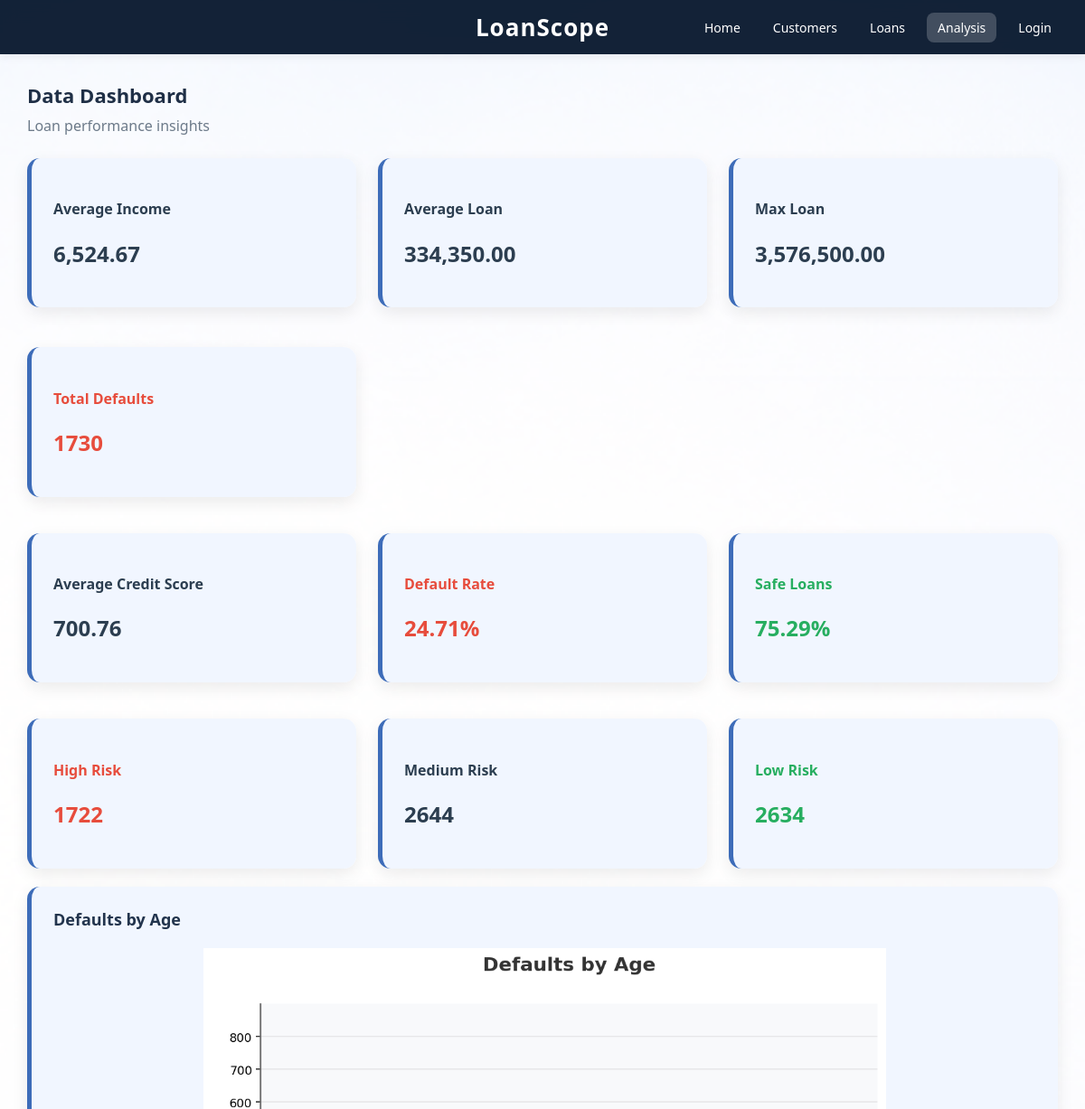
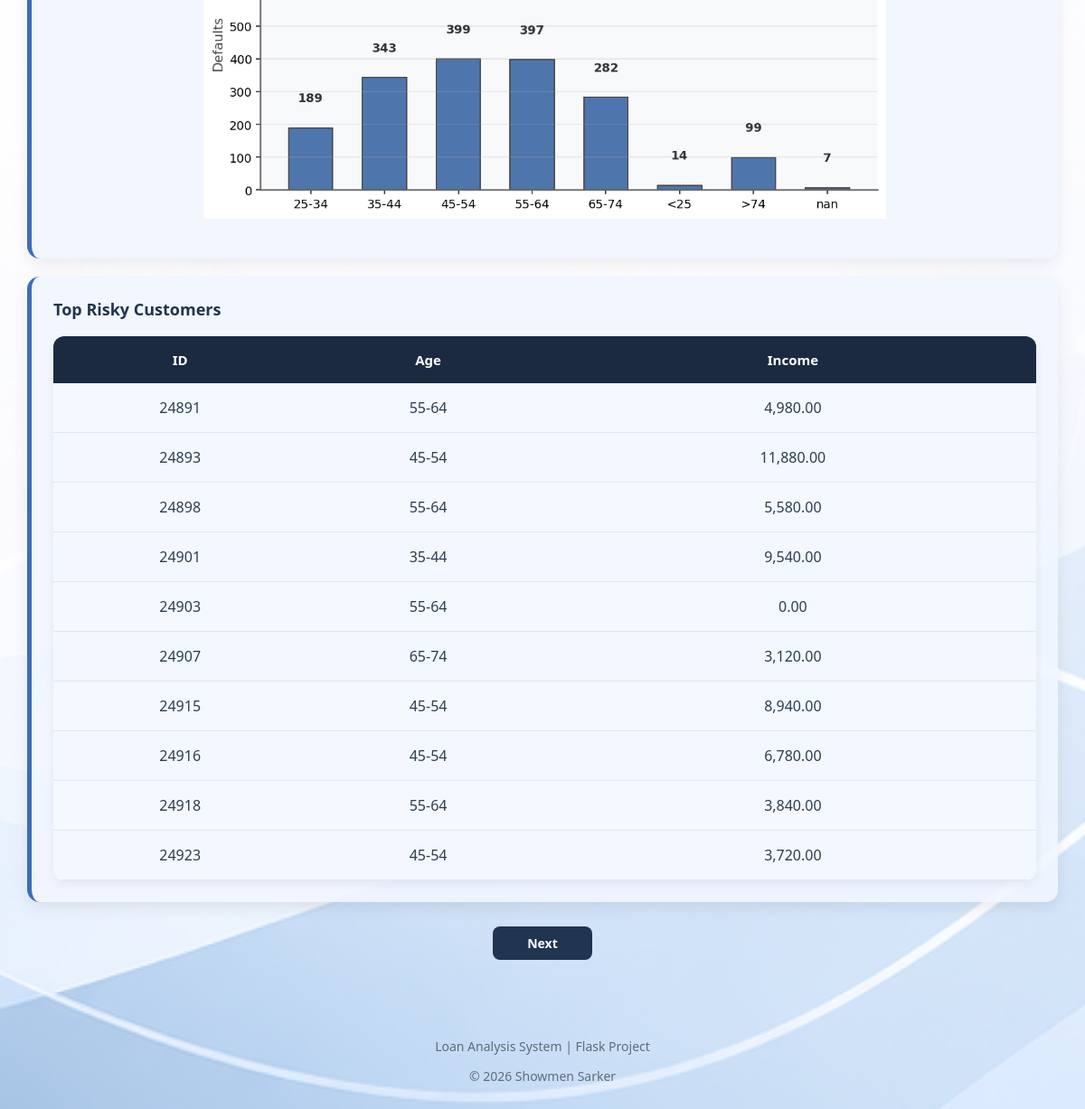
The app's page /analysis with its own data (2 pictures, top to bottom).
### app/models/customer.py (models this page shows)
class Customer(db.Model):
    id = db.Column(
        db.Integer,
        primary_key=True
    )
    age = db.Column(
        db.String(20)
    )
    income = db.Column(
        db.Float
    )
    gender = db.Column(
        db.String(10)
    )
    loans = db.relationship(
        "Loan",
        backref="customer",
        lazy=True
    )

### app/controllers/routes.py (the view, shortened to what this page needs)
@main.route("/analysis")
def analysis():
    try:
        page = request.args.get(
            "page",
            1,
            type=int
        )
        avg_income = db.session.query(
            func.avg(Customer.income)
        ).scalar()
        avg_loan = db.session.query(
            func.avg(Loan.loan_amount)
        ).scalar()
        max_loan = db.session.query(
            func.max(Loan.loan_amount)
        ).scalar()
        average_credit_score = db.session.query(
            func.avg(Loan.credit_score)
        ).scalar()
        total_loans = db.session.query(
            func.count(Loan.id)
        ).scalar()
        total_defaults = db.session.query(
            func.count(Loan.id)
        ).filter(
            Loan.default_status == 1
        ).scalar()
        default_percentage = 0
        if total_loans > 0:
            default_percentage = round(
                (total_defaults / total_loans) * 100,
                2
            )
        safe_percentage = round(
            100 - default_percentage,
            2
        )
        high_risk = db.session.query(
            func.count(Loan.id)
        ).filter(
            Loan.credit_score < 600
        ).scalar()
        medium_risk = db.session.query(
            func.count(Loan.id)
        ).filter(
            Loan.credit_score.between(600, 750)
        ).scalar()
        low_risk = db.session.query(
            func.count(Loan.id)
        ).filter(
            Loan.credit_score > 750
        ).scalar()
        defaults_by_age = db.session.query(
            Customer.age,
            func.count(Loan.id)
        ).join(
            Loan,
            Customer.id == Loan.customer_id
        ).filter(
            Loan.default_status == 1
        ).group_by(
            Customer.age
        ).all()
        ages = [str(item[0]) for item in defaults_by_age]
        counts = [item[1] for item in defaults_by_age]
        chart_path = os.path.join(
            "app",
            "static",
            "chart.png"
        )
        save_bar_chart(
            ages,
            counts,
            ["#4f75ad"] * len(ages),
            "Defaults by Age",
            "Defaults",
            chart_path
        )
        risky_customers = db.session.query(
            Customer
        ).join(
            Loan,
            Customer.id == Loan.customer_id
        ).filter(
            Loan.credit_score < 600
        ).distinct().paginate(
            page=page,
            per_page=10
        )
        if not risky_customers.items:
            flash(
                "No risky customers found.",
                "warning"
            )
        return render_template(
            "analysis.html",
            avg_income=round(avg_income or 0, 2),
            avg_loan=round(avg_loan or 0, 2),
            max_loan=round(max_loan or 0, 2),
            average_credit_score=round(
                average_credit_score or 0,
                2
            ),
            total_defaults=total_defaults or 0,
            default_percentage=default_percentage,
            safe_percentage=safe_percentage,
            high_risk=high_risk or 0,
            medium_risk=medium_risk or 0,
            low_risk=low_risk or 0,
            defaults_by_age=defaults_by_age,
            risky_customers=risky_customers
        )
    except Exception as e:
        print(e)
        return render_template(
            "errors/general.html"
        ), 500

### app/templates/analysis.html (shortened to what this page needs)
{% extends "base.html" %}
{% block content %}
<div class="page-header">
    <h2>Data Dashboard</h2>
    <p class="subtitle">
        Loan performance insights
    </p>
</div>
<div class="dashboard">
    <div class="card">
        <h4>Average Income</h4>
        <h2>
            {{ "{:,.2f}".format(avg_income) }}
        </h2>
    </div>
    <div class="card">
        <h4>Average Loan</h4>
        <h2>
            {{ "{:,.2f}".format(avg_loan) }}
        </h2>
    </div>
    <div class="card">
        <h4>Max Loan</h4>
        <h2>
            {{ "{:,.2f}".format(max_loan) }}
        </h2>
    </div>
    <div class="card red">
        <h4>Total Defaults</h4>
        <h2>
            {{ total_defaults }}
        </h2>
    </div>
</div>
<div class="dashboard">
    <div class="card">
        <h4>Average Credit Score</h4>
        <h2>
            {{ average_credit_score }}
        </h2>
    </div>
    <div class="card red">
        <h4>Default Rate</h4>
        <h2>
            {{ default_percentage }}%
        </h2>
    </div>
    <div class="card green">
        <h4>Safe Loans</h4>
        <h2>
            {{ safe_percentage }}%
        </h2>
    </div>
</div>
<div class="dashboard">
    <div class="card red">
        <h4>High Risk</h4>
        <h2>
            {{ high_risk }}
        </h2>
    </div>
    <div class="card">
        <h4>Medium Risk</h4>
        <h2>
            {{ medium_risk }}
        </h2>
    </div>
    <div class="card green">
        <h4>Low Risk</h4>
        <h2>
            {{ low_risk }}
        </h2>
    </div>
</div>
<div class="card">
    <h3>Defaults by Age</h3>
    <img
        src="{{ url_for('static', filename='chart.png') }}"
    >
</div>
<div class="card">
    <h3>Top Risky Customers</h3>
    <table>
        <thead>
            <tr>
                <th>ID</th>
                <th>Age</th>
                <th class="right">Income</th>
            </tr>
        </thead>
        <tbody>
            {% for c in risky_customers.items %}
            <tr>
                <td class="center">
                    {{ c.id }}
                </td>
                <td class="center">
                    {{ c.age }}
                </td>
                <td class="right">
                    {{ "{:,.2f}".format(c.income)
                    if c.income is not none
                    else "N/A" }}
                </td>
            </tr>
            {% endfor %}
        </tbody>
    </table>
</div>
<div class="pagination">
    {% if risky_customers.has_next %}
        <a
            href="{{ url_for(
                'main.analysis',
                page=risky_customers.next_num
            ) }}"
            class="btn"
        >
            Next
        </a>
    {% endif %}
</div>
{% endblock %}

### app/templates/base.html (shortened to what this page needs)
<!DOCTYPE html>
<html lang="en">
<head>
    <link
        rel="stylesheet"
        href="{{ url_for('static', filename='style.css') }}"
    >
</head>
<body>
<nav class="topbar">
    <div class="logo">
        LoanScope
    </div>
    <ul class="nav-links">
        <li>
            <a
                href="/"
                class="{{ 'active' if request.path == '/' else '' }}"
            >
                Home
            </a>
        </li>
        <li>
            <a
                href="/customers"
                class="{{ 'active' if request.path == '/customers' else '' }}"
            >
                Customers
            </a>
        </li>
        <li>
            <a
                href="/loans"
                class="{{ 'active' if request.path == '/loans' else '' }}"
            >
                Loans
            </a>
        </li>
        <li>
            <a
                href="/analysis"
                class="{{ 'active' if request.path == '/analysis' else '' }}"
            >
                Analysis
            </a>
        </li>
        {% if "user" in session %}
            <li>
                <a href="/logout">
                    Logout
                </a>
            </li>
        {% else %}
            <li>
                <a href="/login">
                    Login
                </a>
            </li>
        {% endif %}
    </ul>
</nav>
<main class="main">
    {% block content %}
    {% endblock %}
    <footer class="footer">
        <p>
            Loan Analysis System | Flask Project
        </p>
        <span class="copyright">
            © 2026 Showmen Sarker
        </span>
    </footer>
</main>
</body>
</html>

### app/static/style.css (style rules this page uses)
body { margin: 0; font-family: "Segoe UI", Arial, sans-serif; color: #2c3e50; background: url("/static/background.png") no-repeat center center fixed; background-size: cover; overflow-x: hidden; }
* { box-sizing: border-box; }
a { text-decoration: none; color: inherit; }
.topbar { width: 100%; background: rgba(10, 25, 47, 0.96); display: flex; align-items: center; justify-content: center; position: sticky; top: 0; z-index: 1000; padding: 12px 25px; backdrop-filter: blur(10px); box-shadow: 0 2px 10px rgba(0, 0, 0, 0.08); transition: background 0.35s ease, backdrop-filter 0.35s ease, box-shadow 0.35s ease; }
.logo { color: white; font-size: 26px; font-weight: 800; letter-spacing: 1px; text-align: center; }
.nav-links { position: absolute; right: 25px; display: flex; align-items: center; gap: 12px; list-style: none; margin: 0; padding: 0; flex-wrap: wrap; }
.nav-links li a { color: white; text-decoration: none; padding: 7px 12px; border-radius: 8px; transition: 0.25s ease; font-size: 14px; font-weight: 500; }
.nav-links li a.active { background: rgba(255, 255, 255, 0.2); }
.main { width: 100%; min-height: 100vh; padding: 30px; background: rgba(255, 255, 255, 0.55); overflow-x: hidden; }
.page-header { margin-bottom: 25px; }
.page-header h2 { margin: 0; font-size: 22px; color: #1f2f46; }
.subtitle { margin-top: 8px; color: #6c7a89; font-size: 16px; }
.btn { padding: 9px 16px; border: none; border-radius: 8px; background: #1f3552; color: white !important; cursor: pointer; transition: 0.25s ease; font-size: 14px; font-weight: 600; display: inline-block; margin: 2px; }
table { width: 100%; min-width: 700px; border-collapse: collapse; overflow: hidden; border-radius: 12px; background: rgba(240, 246, 255, 0.92); box-shadow: 0 4px 12px rgba(0, 0, 0, 0.06); }
th { padding: 16px 24px; background: #1b2a41; color: white; text-align: center; font-size: 15px; }
td { padding: 16px 24px; border-bottom: 1px solid #dfe7f2; text-align: center; background: rgba(245, 249, 255, 0.88); }
td.center { white-space: nowrap; }
th:last-child, td:last-child { min-width: 180px; }
tr:nth-child(even) { background: rgba(232, 240, 252, 0.92); }
.red { color: #e74c3c; font-weight: 600; }
.green { color: #27ae60; font-weight: 600; }
.card { width: 100%; margin-bottom: 20px; padding: 24px; border-radius: 14px; border-left: 5px solid #3d6cb9; background: rgba(240, 246, 255, 0.92); box-shadow: 0 6px 18px rgba(0, 0, 0, 0.08); transition: transform 0.25s ease, box-shadow 0.25s ease; overflow: hidden; }
.card h3 { margin-top: 0; margin-bottom: 18px; color: #22344d; font-size: 18px; }
.card img { width: 100%; max-width: 100%; max-height: 420px; display: block; margin: 20px auto; object-fit: contain; }
.dashboard { display: grid; grid-template-columns: repeat(auto-fit, minmax(280px, 1fr)); gap: 24px; margin-top: 20px; width: 100%; }
.pagination { display: flex; justify-content: center; gap: 12px; margin-top: 25px; margin-bottom: 20px; flex-wrap: wrap; }
.pagination .btn { min-width: 110px; text-align: center; }
.footer { margin-top: 50px; padding: 20px; text-align: center; color: #5f6c7b; font-size: 14px; }

### records on screen
Customer: id "24891", age "55-64", income "4,980.00"
Customer: id "24893", age "45-54", income "11,880.00"
Customer: id "24898", age "55-64", income "5,580.00"
Customer: id "24901", age "35-44", income "9,540.00"
Customer: id "24903", age "55-64", income "0.00"
Customer: id "24907", age "65-74", income "3,120.00"
Customer: id "24915", age "45-54", income "8,940.00"
Customer: id "24916", age "45-54", income "6,780.00"
Customer: id "24918", age "55-64", income "3,840.00"
Customer: id "24923", age "45-54", income "3,720.00"

### other values on screen
{{ "{:,.2f}".format(avg_income) }} "6,524.67"
{{ "{:,.2f}".format(avg_loan) }} "334,350.00"
{{ "{:,.2f}".format(max_loan) }} "3,576,500.00"
{{ total_defaults }} "1730"
{{ average_credit_score }} "700.76"
{{ default_percentage }} "24.71"
{{ safe_percentage }} "75.29"
{{ high_risk }} "1722"
{{ medium_risk }} "2644"
{{ low_risk }} "2634"
